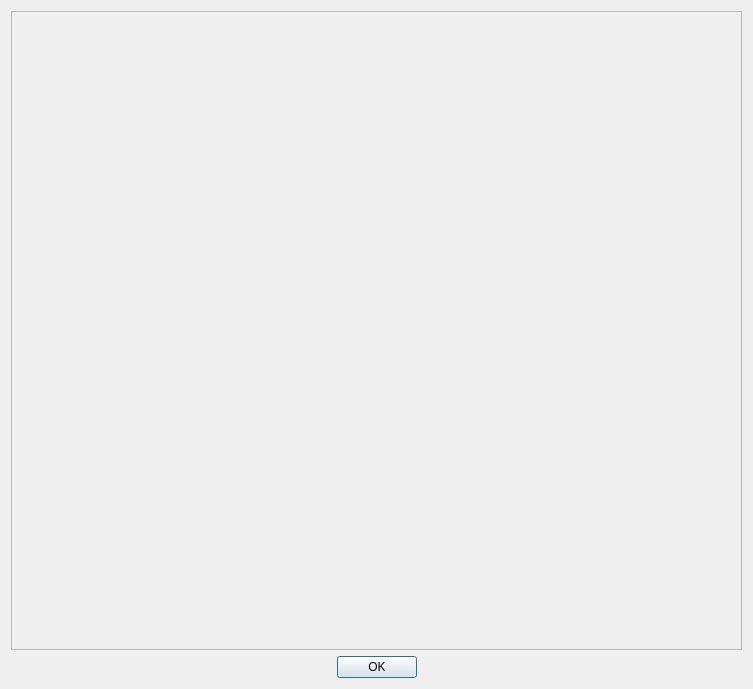
<?xml version="1.0" encoding="UTF-8"?>
<ui version="4.0">
 <class>HelpWindow</class>
 <widget class="QDialog" name="HelpWindow">
  <property name="geometry">
   <rect>
    <x>0</x>
    <y>0</y>
    <width>753</width>
    <height>689</height>
   </rect>
  </property>
  <property name="sizePolicy">
   <sizepolicy hsizetype="Preferred" vsizetype="Preferred">
    <horstretch>0</horstretch>
    <verstretch>0</verstretch>
   </sizepolicy>
  </property>
  <property name="maximumSize">
   <size>
    <width>16777215</width>
    <height>16777215</height>
   </size>
  </property>
  <property name="windowTitle">
   <string>How to use DScope</string>
  </property>
  <layout class="QVBoxLayout" name="verticalLayout">
   <item>
    <widget class="QScrollArea" name="scrollArea">
     <property name="widgetResizable">
      <bool>true</bool>
     </property>
     <widget class="QWidget" name="scrollAreaWidgetContents">
      <property name="geometry">
       <rect>
        <x>0</x>
        <y>0</y>
        <width>733</width>
        <height>640</height>
       </rect>
      </property>
     </widget>
    </widget>
   </item>
   <item>
    <widget class="QDialogButtonBox" name="buttonBox">
     <property name="orientation">
      <enum>Qt::Horizontal</enum>
     </property>
     <property name="standardButtons">
      <set>QDialogButtonBox::Ok</set>
     </property>
     <property name="centerButtons">
      <bool>true</bool>
     </property>
    </widget>
   </item>
  </layout>
 </widget>
 <resources/>
 <connections>
  <connection>
   <sender>buttonBox</sender>
   <signal>accepted()</signal>
   <receiver>HelpWindow</receiver>
   <slot>accept()</slot>
   <hints>
    <hint type="sourcelabel">
     <x>248</x>
     <y>254</y>
    </hint>
    <hint type="destinationlabel">
     <x>157</x>
     <y>274</y>
    </hint>
   </hints>
  </connection>
  <connection>
   <sender>buttonBox</sender>
   <signal>rejected()</signal>
   <receiver>HelpWindow</receiver>
   <slot>reject()</slot>
   <hints>
    <hint type="sourcelabel">
     <x>316</x>
     <y>260</y>
    </hint>
    <hint type="destinationlabel">
     <x>286</x>
     <y>274</y>
    </hint>
   </hints>
  </connection>
 </connections>
</ui>
